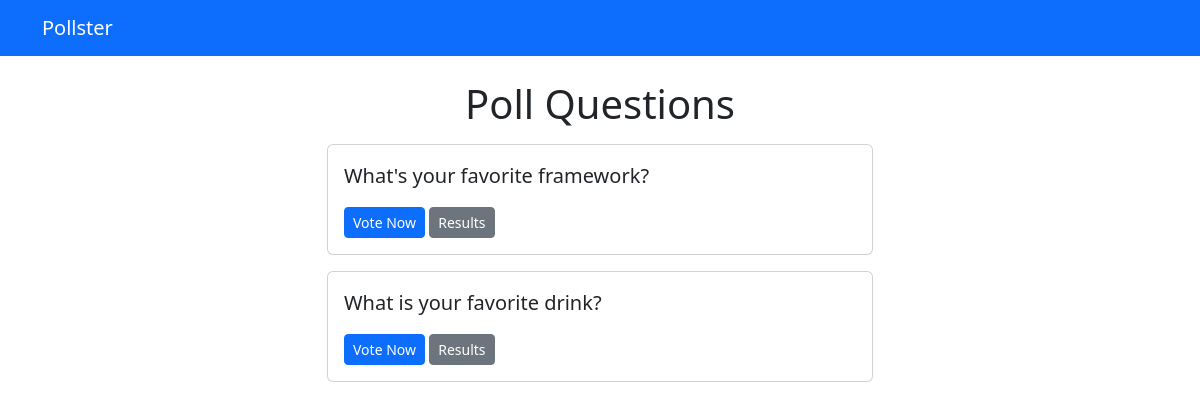
The page /polls/ on the database as committed earlier.
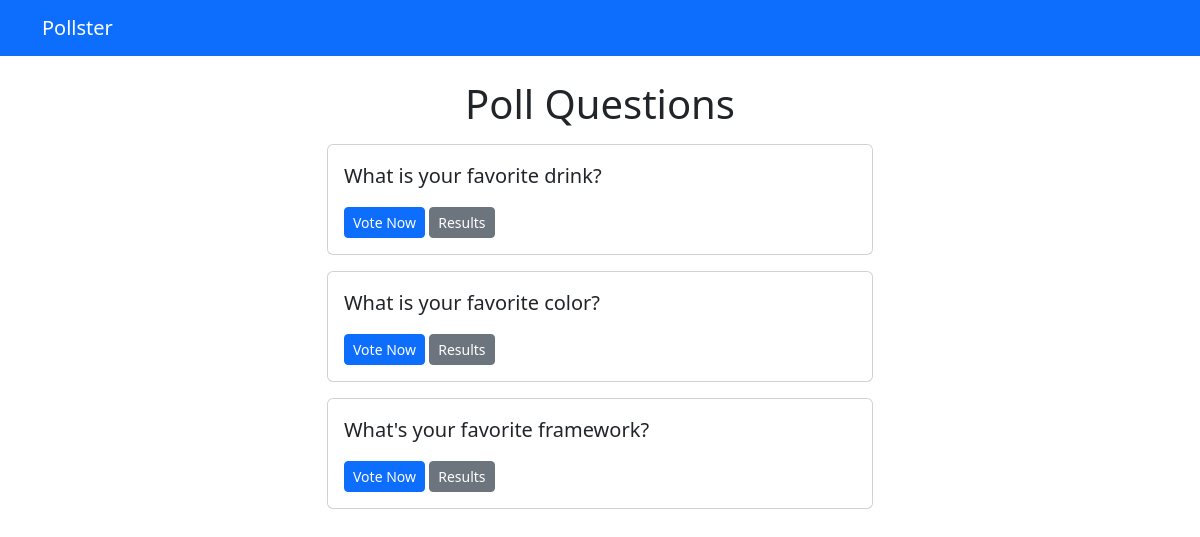
The same page on the database as committed later.
### polls/models.py (models this page shows, shortened)
class Question(models.Model):
    question_text = models.CharField(max_length=200)
    pub_date = models.DateTimeField('date published')

### polls/views.py (the view)
# urls.py: path('', views.IndexView.as_view(), name='index'),
class IndexView(generic.ListView):
    template_name = 'polls/index.html'
    context_object_name = 'latest_question_list'
    """
    Return the last five published questions (not including those set to be
    published in the future).
    """
    def get_queryset(self):
        return Question.objects.filter(pub_date__lte=timezone.now()).order_by('-pub_date')[:5]

### templates/polls/index.html
{% extends 'base.html' %}
{% block content %}
  <h1 class="text-center mb-3">Poll Questions</h1>
  {% if latest_question_list %}
    {% for question in latest_question_list %}
      <div class="card mb-3">
        <div class="card-body">
          <p class="lead">{{ question.question_text }}</p>
          <a href="{% url 'polls:detail' question.pk %}" class="btn btn-primary btn-sm">Vote Now</a>
          <a href="{% url 'polls:results' question.pk %}" class="btn btn-secondary btn-sm">Results</a>
        </div>
      </div>
    {% endfor %}
  {% else %}
    <p>No polls available!</p>
  {% endif %}
{% endblock %}

Rows that differ between the two databases and show on the page:
changed Question "What is your favorite drink?": moves up the list
added Question: question_text "What is your favorite color?"
